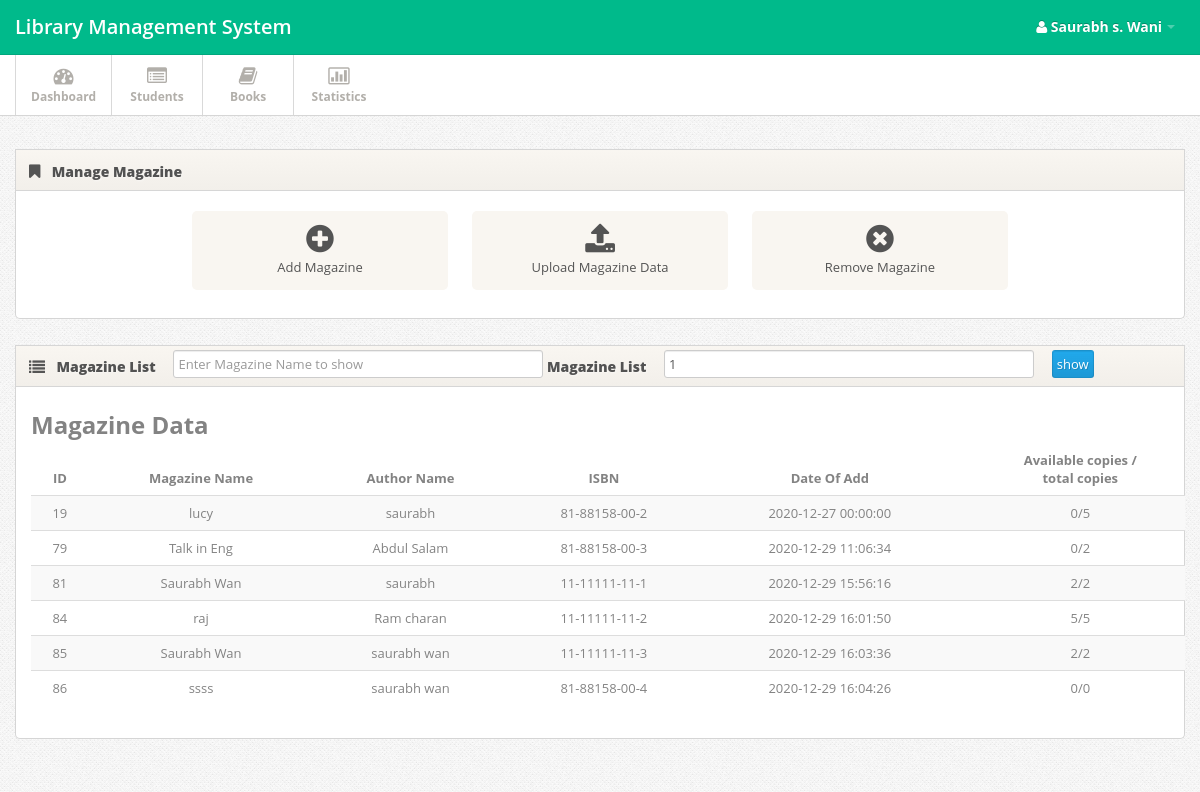
Page /magazine.php (signed in) on the earlier database version.
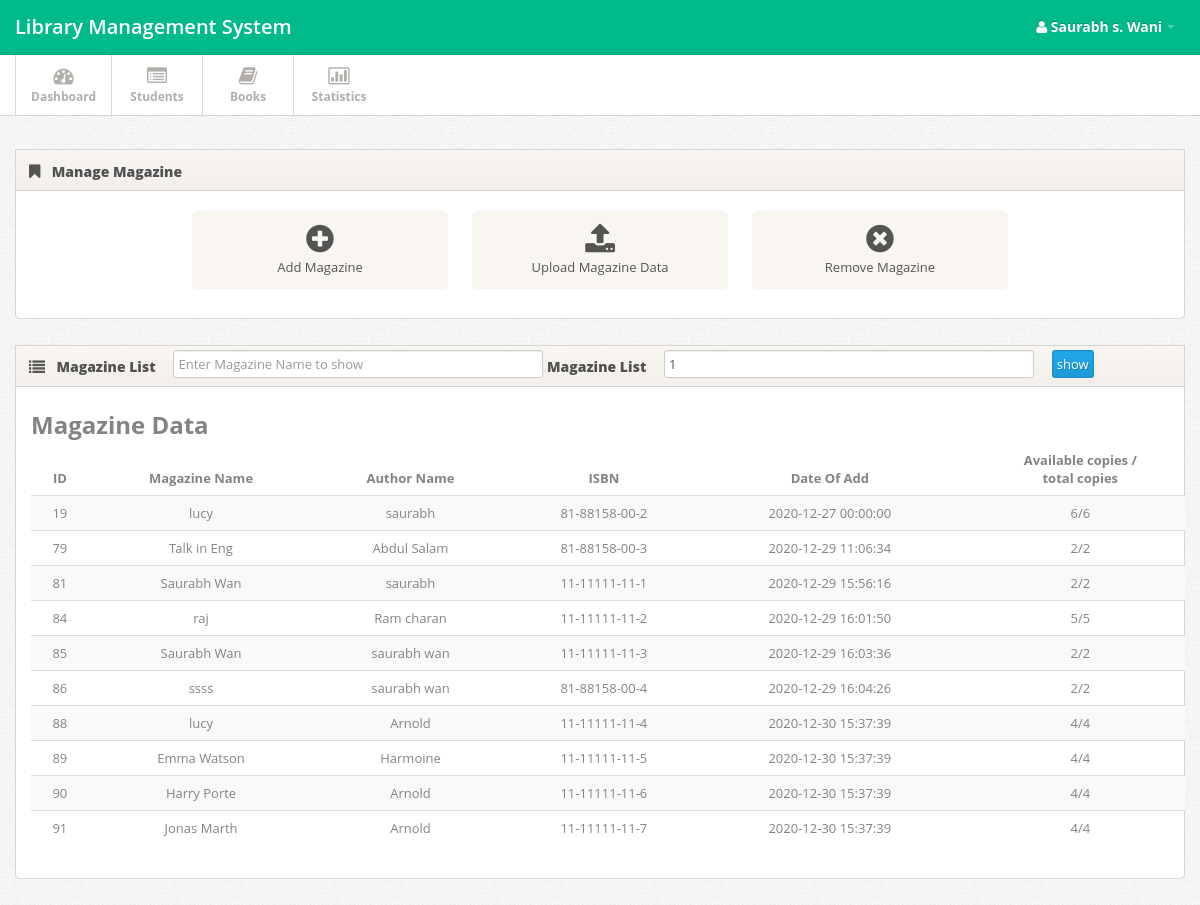
Same page on the later database version.
### tables this page shows
CREATE TABLE `magazine` (
  `id` int(11) NOT NULL,
  `name` varchar(11) NOT NULL,
  `author` varchar(11) NOT NULL,
  `dateadd` datetime NOT NULL DEFAULT current_timestamp(),
  `addedby` varchar(1000) NOT NULL,
  `isbn` longtext NOT NULL
);

### fun.php (called while the page is built, shortened)
<?php
function select($var,$col,$condtn)
{
	$query="SELECT $var FROM $col $condtn";
	$sql=mysqli_query($GLOBALS['connection'],$query);
	return $sql;
}
?>

### magazine.php (the view, shortened to what this page needs)
<?php
include('header.php');
?>
<div class="span12">
  <div class="widget">
    <div class="widget-header"> <i class="icon-bookmark"></i>
      <h3>Manage Magazine</h3>
    </div>
    <div class="widget-content">
      <div class="shortcuts">
        <a href="#myModal" role="button" data-toggle="modal" class="shortcut"><i class="shortcut-icon icon-plus-sign"></i><span class="shortcut-label">Add Magazine</span> </a>
        <a href="#myModal3" role="button" data-toggle="modal" class="shortcut"><i class="shortcut-icon icon-upload-alt"></i><span class="shortcut-label">Upload Magazine Data</span> </a>
        <a href="#myModal2" role="button" data-toggle="modal" class="shortcut"><i class="shortcut-icon icon-remove-sign"></i> <span class="shortcut-label">Remove Magazine</span> </a>
      </div>
    </div>
  </div>
  <div class="widget">
    <div class="widget-header"><i class='icon-list'></i>
      <h3>
        <?php
        $result=select("*","magazine","WHERE 1");
        $row=mysqli_num_rows($result);
        if($row!=0){ ?>
          <form  action="Magazine.php" method="GET" >
            Magazine List
            &emsp;<input class="span4 m-wrap" type="text" name="mgn" placeholder="Enter Magazine Name to show">
            Magazine List
            &emsp;<input class="span4 m-wrap" type="number" name="cnt" autocomplete="off" placeholder="Enter records number to show" value="1">
            &emsp;<input type="submit" class="btn-primary" value="show">
          </form>
        <?php } ?>
      </h3>
    </div>
    <div class="widget-content">
      <div class="container">
        <h2>Magazine Data</h2>
        <table class="table table-striped">
          <thead>
            <tr>
              <th><center>ID</center></th>
              <th><center>Magazine Name</center></th>
              <th><center>Author Name</center></th>
              <th><center>ISBN</center></th>
              <th><center>Date Of Add</center></th>
              <th><center>Available copies /<br> total copies</center></th>
            </tr>
          </thead>
          <tbody>
            <?php
            function res(){$cnt=25;
              $result=select("*","magazine","ORDER BY id  LIMIT $cnt ");}
              if(isset($_GET['cnt']) && isset($_GET['mgn']))
              {
                $mgn = trim($_GET['mgn']);
                $cnt = $_GET['cnt'];
                if($mgn == null)
                {
                  res();
                }else
                {$result=select("*","magazine","WHERE name LIKE '%$mgn%' ORDER BY id ASC LIMIT $cnt ");}
              }
              else
              {
                res();
              }
              while($std=mysqli_fetch_assoc($result))
              {
                $copyid=$av=0;
                $i=$std['id'];
                echo "<tr>
                <td><center> ".$i."</center></td>
                <td><center> ".$std['name']."</center></td>
                <td><center> ".$std['author']."</center></td>
                <td><center> ".$std['isbn']."</center></td>
                <td><center> ".$std['dateadd']."</center></td> ";
                $resultt=select("*","magazinecopy","WHERE bookid = '$i'");
                while($stdd=mysqli_fetch_assoc($resultt))
                {
                  if ($stdd['status']==1)
                  {
                  $av=$av+1;
                  }
                  $copyid=$copyid+1;
                }
                echo "<td><center> ".$av."/".$copyid."</center></td></tr>";
              }
              ?>
            </tbody>
          </table>
        </div>
      </div>
    </div>
  </div>
  <?php
  include('footer.php');
  ?>

Differences in the rows shown:
computed for magazine id 19: av "0" → "6"; copyid "5" → "6"
computed for magazine "Talk in Eng": av "0" → "2"
computed for magazine "ssss": av "0" → "2"; copyid "0" → "2"
added magazine: id "88", name "lucy", author "Arnold", isbn "11-11111-11-4", dateadd "2020-12-30 15:37:39", av "4", copyid "4"
added magazine: id "89", name "Emma Watson", author "Harmoine", isbn "11-11111-11-5", dateadd "2020-12-30 15:37:39", av "4", copyid "4"
added magazine: id "90", name "Harry Porte", author "Arnold", isbn "11-11111-11-6", dateadd "2020-12-30 15:37:39", av "4", copyid "4"
added magazine: id "91", name "Jonas Marth", author "Arnold", isbn "11-11111-11-7", dateadd "2020-12-30 15:37:39", av "4", copyid "4"
